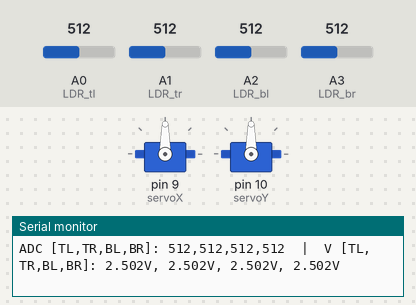
The sketch below on a simulated Arduino Uno, built with avr-gcc and run on an emulated ATmega328P. Shown: 2 × servo, the last lines printed to the serial monitor. The inputs (shaded band) are chosen by the test bench; at power-on: A0 (LDR_tl) = 512, A1 (LDR_tr) = 512, A2 (LDR_bl) = 512, A3 (LDR_br) = 512.

Above: at 1.2 s.
1.3 s: A0 (LDR_tl) set to 480
4.3 s: A0 (LDR_tl) set to 460
At 5.48 s:
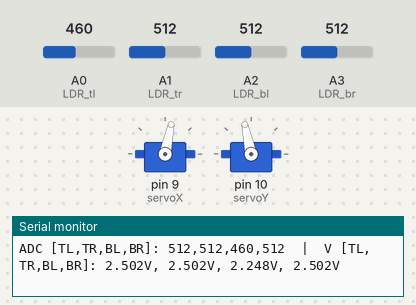
7.3 s: A1 (LDR_tr) set to 490
At 7.48 s:
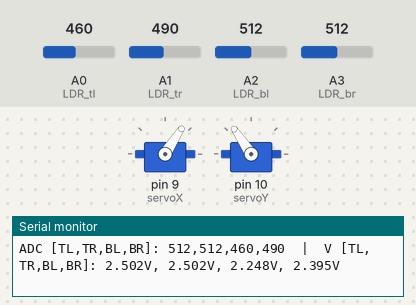
10.3 s: A2 (LDR_bl) set to 490
At 10.52 s:
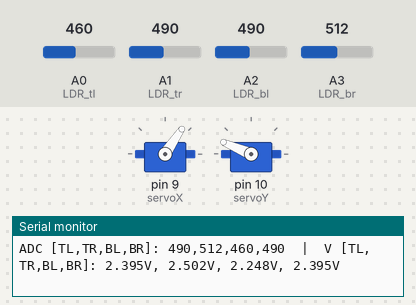
13.3 s: A1 (LDR_tr) set to 30
16.3 s: A1 (LDR_tr) set to 716
At 16.52 s:
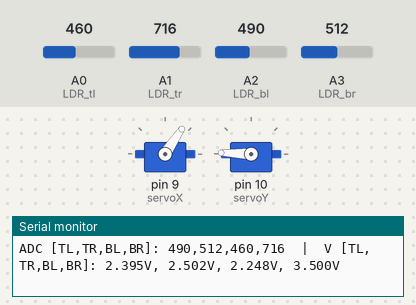
Timing chart, 0 to 23.4 s (numbered marks = the images above; inputs shaded):
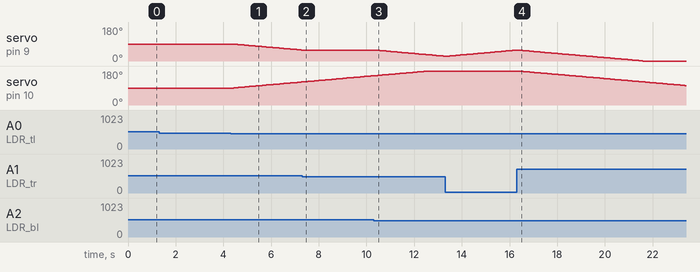

The sketch:

SolarTracker.ino
```cpp
#include <Servo.h>

// Servo objects
Servo servoX;  // Pan (left/right)
Servo servoY;  // Tilt (up/down)

// LDR pin definitions
const int LDR_tl = A0;
const int LDR_tr = A1;
const int LDR_bl = A2;
const int LDR_br = A3;

// ADC reference voltage (sesuaikan jika pakai 3.3V board)
const float ADC_REF = 5.0;

// Tuning
const int THRESH        = 20;           // Minimum light difference to move
const int STEP          = 1;            // Servo angle step
const int WAIT_MS       = 10;           // Delay after each move
const unsigned long STARTUP_MS = 1000;  // Don’t move servos for 1s

// Track last known angles to restore on attach
int angleX = 90;  // initial pan
int angleY = 90;  // initial tilt

bool servosAttached = false;
unsigned long startupTime;

void setup() {
  // Mulai serial
  Serial.begin(9600);
  Serial.println(">> Solar Tracker Starting <<");

  // Record when we powered up
  startupTime = millis();
  // Catatan: attach servo setelah STARTUP_MS
}

void loop() {
  unsigned long now = millis();

  // Baca LDR
  int tl = analogRead(LDR_tl);
  int tr = analogRead(LDR_tr);
  int bl = analogRead(LDR_bl);
  int br = analogRead(LDR_br);

  // Hitung tegangan
  float v_tl = tl * (ADC_REF / 1023.0);
  float v_tr = tr * (ADC_REF / 1023.0);
  float v_bl = bl * (ADC_REF / 1023.0);
  float v_br = br * (ADC_REF / 1023.0);

  // Print ke Serial: ADC & Voltase
  Serial.print("ADC [TL,TR,BL,BR]: ");
  Serial.print(bl); Serial.print(",");
  Serial.print(br); Serial.print(",");
  Serial.print(tl); Serial.print(",");
  Serial.print(tr);
  Serial.print("  |  V [TL,TR,BL,BR]: ");
  Serial.print(v_bl, 3); Serial.print("V, ");
  Serial.print(v_br, 3); Serial.print("V, ");
  Serial.print(v_tl, 3); Serial.print("V, ");
  Serial.print(v_tr, 3); Serial.println("V");

  // Compute differences
  int diffX = ((tl + bl) / 2) - ((tr + br) / 2);
  int diffY = ((tl + tr) / 2) - ((bl + br) / 2);

  // Setelah delay startup, attach dan restore posisi
  if (!servosAttached && now - startupTime >= STARTUP_MS) {
    servoX.attach(9);
    servoY.attach(10);
    servoX.write(angleX);
    servoY.write(angleY);
    delay(500);
    servosAttached = true;
  }
  if (!servosAttached) return;

  // Pan (X-axis)
  if (abs(diffX) > THRESH) {
    int newX = servoX.read() + (diffX > 0 ? STEP : -STEP);
    newX = constrain(newX, 0, 180);
    servoX.write(newX);
    angleX = newX;
    delay(WAIT_MS);
  }

  // Tilt (Y-axis)
  if (abs(diffY) > THRESH) {
    int newY = servoY.read() + (diffY > 0 ? -STEP : STEP);
    newY = constrain(newY, 0, 180);
    servoY.write(newY);
    angleY = newY;
    delay(WAIT_MS);
  }
}
```

Measured:
- the behaviour switches between 472 and 471 on A0 (LDR_tl) (found by bisection; images 0 and 1)
- the behaviour switches between 502 and 501 on A1 (LDR_tr) (found by bisection; images 1 and 2)
- the behaviour switches between 502 and 501 on A2 (LDR_bl) (found by bisection; images 2 and 3)
- after the input at 4.3 s, servo on pin 9 (servoX): moves from 90° to 58° over 2.8 s, starting after 0.12 s; servo on pin 10 (servoY): moves from 90° to 122° over 2.8 s, starting after 0.13 s
- after the input at 7.3 s, servo on pin 9 (servoX): goes on until 7.4 s, then stays 57°
- after the input at 10.3 s, servo on pin 9 (servoX): moves from 57° to 26° over 2.7 s, starting after 0.16 s
- after the input at 16.3 s, servo on pin 10 (servoY): moves from 180° to 103° over 7.0 s, starting after 0.09 s
